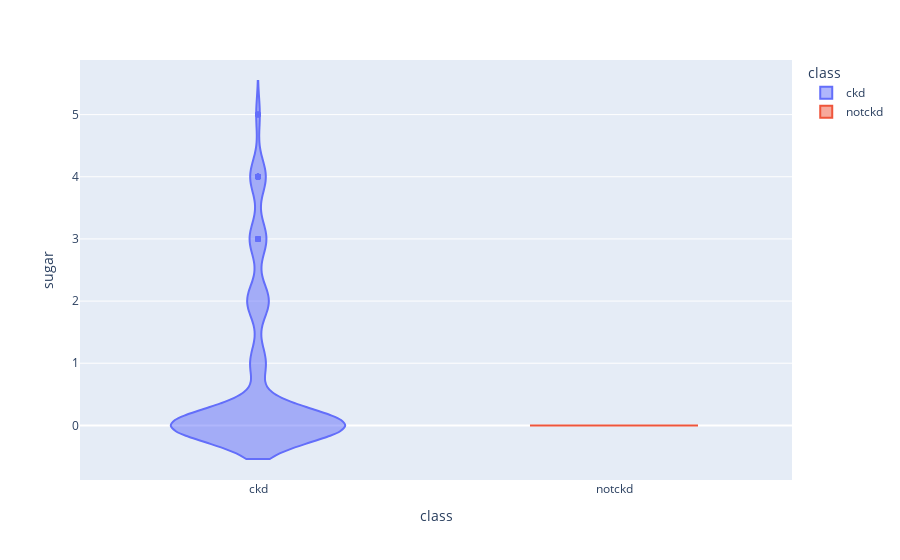

This figure's notebook cell:
### Code cell
violen('sugar')

### Figure 1 — Plotly figure (JSON) as saved in the notebook; plotly's stock layout.template omitted (floating-point values rounded to 4 significant figures; data arrays with more than 128 entries replaced by an {"elided": "..."} marker saying what was removed)
{"data": [{"alignmentgroup": "True", "box": {"visible": false}, "hovertemplate": "class=%{x}<br>sugar=%{y}<extra></extra>", "legendgroup": "ckd", "marker": {"color": "#636efa"}, "name": "ckd", "offsetgroup": "ckd", "orientation": "v", "scalegroup": "True", "showlegend": true, "type": "violin", "x": {"elided": "250 str values"}, "x0": " ", "xaxis": "x", "y": {"elided": "250 int values"}, "y0": " ", "yaxis": "y"}, {"alignmentgroup": "True", "box": {"visible": false}, "hovertemplate": "class=%{x}<br>sugar=%{y}<extra></extra>", "legendgroup": "notckd", "marker": {"color": "#EF553B"}, "name": "notckd", "offsetgroup": "notckd", "orientation": "v", "scalegroup": "True", "showlegend": true, "type": "violin", "x": {"elided": "150 str values"}, "x0": " ", "xaxis": "x", "y": {"elided": "150 int values"}, "y0": " ", "yaxis": "y"}], "layout": {"legend": {"title": {"text": "class"}, "tracegroupgap": 0}, "margin": {"t": 60}, "violinmode": "overlay", "xaxis": {"anchor": "y", "categoryarray": ["ckd", "notckd"], "categoryorder": "array", "domain": [0, 1], "title": {"text": "class"}}, "yaxis": {"anchor": "x", "domain": [0, 1], "title": {"text": "sugar"}}}}
